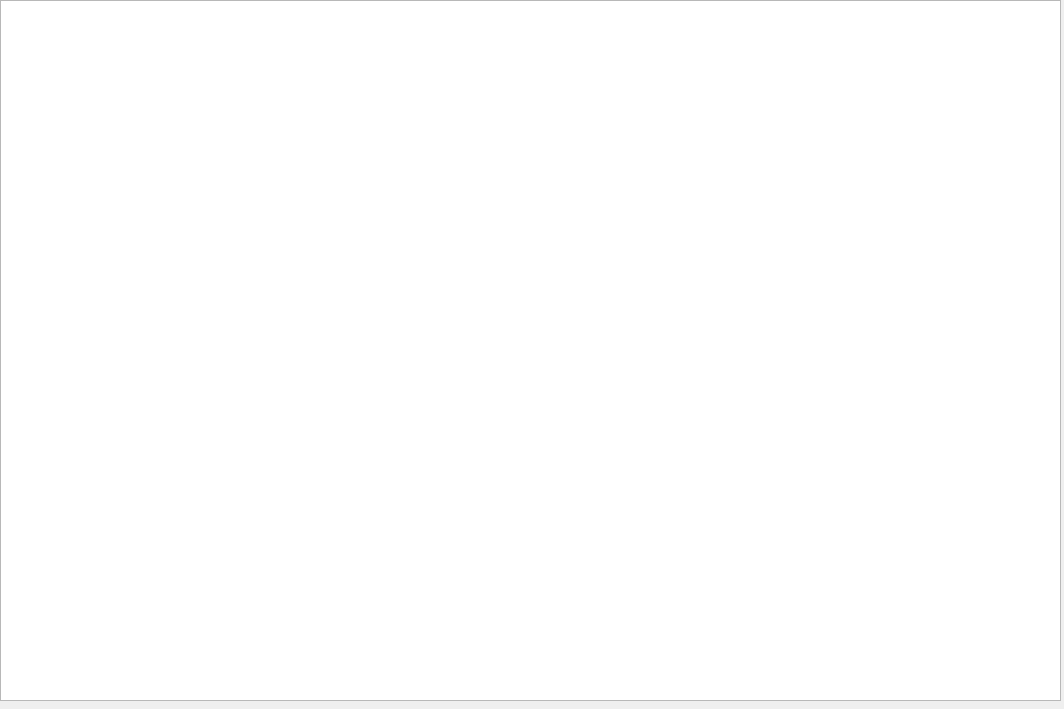
<?xml version="1.0" encoding="UTF-8"?>
<ui version="4.0">
 <class>Laboratorio</class>
 <widget class="QWidget" name="Laboratorio">
  <property name="geometry">
   <rect>
    <x>0</x>
    <y>0</y>
    <width>1064</width>
    <height>709</height>
   </rect>
  </property>
  <property name="windowTitle">
   <string>Form</string>
  </property>
  <widget class="QGraphicsView" name="graphicsViewLab">
   <property name="geometry">
    <rect>
     <x>0</x>
     <y>0</y>
     <width>1061</width>
     <height>701</height>
    </rect>
   </property>
  </widget>
 </widget>
 <resources/>
 <connections/>
</ui>
